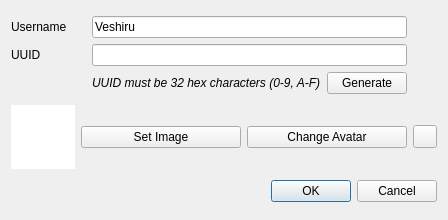
<?xml version="1.0" encoding="UTF-8"?>
<ui version="4.0">
 <class>NewUserDialog</class>
 <widget class="QDialog" name="NewUserDialog">
  <property name="geometry">
   <rect>
    <x>0</x>
    <y>0</y>
    <width>448</width>
    <height>220</height>
   </rect>
  </property>
  <property name="windowTitle">
   <string>New User</string>
  </property>
  <layout class="QGridLayout" name="gridLayout_2">
   <item row="2" column="1" colspan="3">
    <widget class="QDialogButtonBox" name="buttonBox">
     <property name="orientation">
      <enum>Qt::Orientation::Horizontal</enum>
     </property>
     <property name="standardButtons">
      <set>QDialogButtonBox::StandardButton::Cancel|QDialogButtonBox::StandardButton::Ok</set>
     </property>
    </widget>
   </item>
   <item row="1" column="2">
    <widget class="QPushButton" name="setAvatar">
     <property name="text">
      <string>Change Avatar</string>
     </property>
    </widget>
   </item>
   <item row="1" column="1">
    <widget class="QPushButton" name="selectImage">
     <property name="text">
      <string>Set Image</string>
     </property>
    </widget>
   </item>
   <item row="1" column="3">
    <widget class="QToolButton" name="revert">
     <property name="text">
      <string/>
     </property>
    </widget>
   </item>
   <item row="0" column="0" colspan="4">
    <layout class="QGridLayout" name="gridLayout">
     <item row="1" column="0">
      <widget class="QLabel" name="label">
       <property name="text">
        <string>UUID</string>
       </property>
      </widget>
     </item>
     <item row="0" column="1" colspan="2">
      <widget class="QLineEdit" name="username">
       <property name="text">
        <string>Veshiru</string>
       </property>
      </widget>
     </item>
     <item row="1" column="1" colspan="2">
      <widget class="QLineEdit" name="uuid"/>
     </item>
     <item row="0" column="0">
      <widget class="QLabel" name="label_2">
       <property name="text">
        <string>Username</string>
       </property>
      </widget>
     </item>
     <item row="2" column="1">
      <widget class="QLabel" name="label_3">
       <property name="font">
        <font>
         <italic>true</italic>
        </font>
       </property>
       <property name="text">
        <string>UUID must be 32 hex characters (0-9, A-F)</string>
       </property>
      </widget>
     </item>
     <item row="2" column="2">
      <widget class="QPushButton" name="generate">
       <property name="text">
        <string>Generate</string>
       </property>
      </widget>
     </item>
     <item row="1" column="3">
      <widget class="QLabel" name="uuidVerified">
       <property name="sizePolicy">
        <sizepolicy hsizetype="Fixed" vsizetype="Preferred">
         <horstretch>0</horstretch>
         <verstretch>0</verstretch>
        </sizepolicy>
       </property>
       <property name="minimumSize">
        <size>
         <width>24</width>
         <height>0</height>
        </size>
       </property>
      </widget>
     </item>
     <item row="0" column="3">
      <widget class="QLabel" name="usernameVerified">
       <property name="text">
        <string/>
       </property>
      </widget>
     </item>
    </layout>
   </item>
   <item row="1" column="0">
    <widget class="QGraphicsView" name="image">
     <property name="sizePolicy">
      <sizepolicy hsizetype="Expanding" vsizetype="Expanding">
       <horstretch>0</horstretch>
       <verstretch>0</verstretch>
      </sizepolicy>
     </property>
     <property name="minimumSize">
      <size>
       <width>64</width>
       <height>64</height>
      </size>
     </property>
     <property name="maximumSize">
      <size>
       <width>64</width>
       <height>64</height>
      </size>
     </property>
     <property name="frameShape">
      <enum>QFrame::Shape::NoFrame</enum>
     </property>
     <property name="frameShadow">
      <enum>QFrame::Shadow::Plain</enum>
     </property>
     <property name="verticalScrollBarPolicy">
      <enum>Qt::ScrollBarPolicy::ScrollBarAlwaysOff</enum>
     </property>
     <property name="horizontalScrollBarPolicy">
      <enum>Qt::ScrollBarPolicy::ScrollBarAlwaysOff</enum>
     </property>
     <property name="interactive">
      <bool>false</bool>
     </property>
    </widget>
   </item>
  </layout>
 </widget>
 <resources/>
 <connections>
  <connection>
   <sender>buttonBox</sender>
   <signal>accepted()</signal>
   <receiver>NewUserDialog</receiver>
   <slot>accept()</slot>
   <hints>
    <hint type="sourcelabel">
     <x>248</x>
     <y>254</y>
    </hint>
    <hint type="destinationlabel">
     <x>157</x>
     <y>274</y>
    </hint>
   </hints>
  </connection>
  <connection>
   <sender>buttonBox</sender>
   <signal>rejected()</signal>
   <receiver>NewUserDialog</receiver>
   <slot>reject()</slot>
   <hints>
    <hint type="sourcelabel">
     <x>316</x>
     <y>260</y>
    </hint>
    <hint type="destinationlabel">
     <x>286</x>
     <y>274</y>
    </hint>
   </hints>
  </connection>
 </connections>
</ui>
